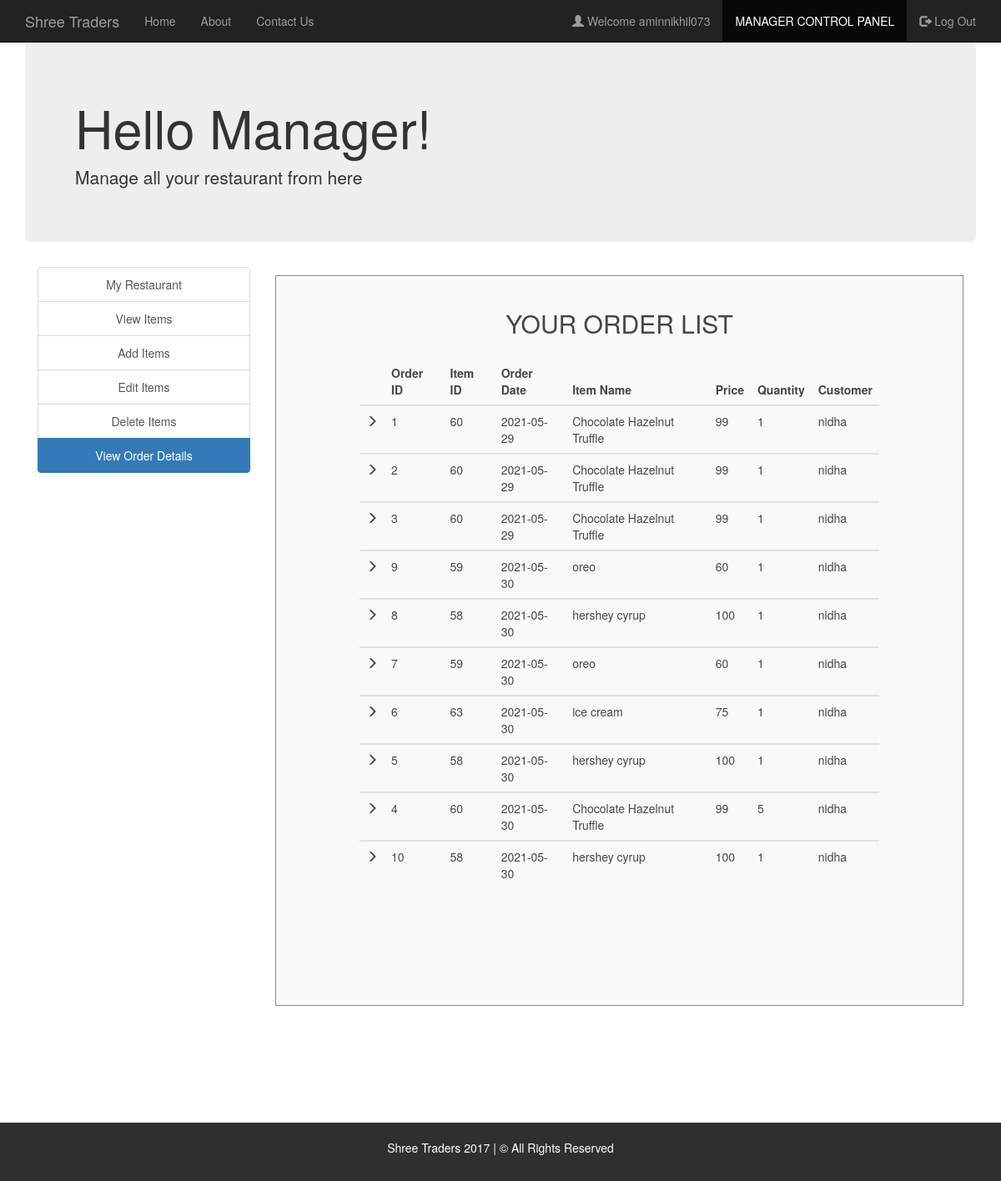
The page /view_order_details.php (signed in) on the database its author committed.
### tables this page shows
CREATE TABLE IF NOT EXISTS `manager` (
  `username` varchar(30) NOT NULL,
  `fullname` varchar(30) NOT NULL,
  `email` varchar(30) NOT NULL,
  `contact` varchar(30) NOT NULL,
  `address` varchar(50) NOT NULL,
  `password` varchar(30) NOT NULL,
  PRIMARY KEY (`username`)
);

CREATE TABLE IF NOT EXISTS `orders` (
  `order_ID` int NOT NULL AUTO_INCREMENT,
  `F_ID` int NOT NULL,
  `foodname` varchar(30) NOT NULL,
  `price` int NOT NULL,
  `quantity` int NOT NULL,
  `order_date` date NOT NULL,
  `username` varchar(30) NOT NULL,
  `R_ID` int NOT NULL,
  PRIMARY KEY (`order_ID`),
  KEY `F_ID` (`F_ID`),
  KEY `username` (`username`),
  KEY `R_ID` (`R_ID`)
);

### session_m.php (called while the page is built, shortened)
<?php
$conn = Connect();
$user_check=$_SESSION['login_user1'];
$query = "SELECT username FROM MANAGER WHERE username = '$user_check'";
$ses_sql = mysqli_query($conn, $query);
$row = mysqli_fetch_assoc($ses_sql);
$login_session =$row['username'];
?>

### view_order_details.php (the view, shortened to what this page needs)
<?php
include('session_m.php');
?>
<!DOCTYPE html>
<html>
  <head>
  </head>
  <link rel="stylesheet" type = "text/css" href ="css/view_order_details.css">
  <link rel="stylesheet" type = "text/css" href ="css/bootstrap.min.css">
  <body>
    <nav class="navbar navbar-inverse navbar-fixed-top navigation-clean-search" role="navigation">
      <div class="container">
        <div class="navbar-header">
          <a class="navbar-brand" href="index.php">Shree Traders</a>
        </div>
        <div class="collapse navbar-collapse " id="myNavbar">
          <ul class="nav navbar-nav">
            <li><a href="index.php">Home</a></li>
            <li><a href="aboutus.php">About</a></li>
            <li><a href="contactus.php">Contact Us</a></li>
          </ul>
          <ul class="nav navbar-nav navbar-right">
            <li><a href="#"><span class="glyphicon glyphicon-user"></span> Welcome <?php echo $login_session; ?> </a></li>
            <li class="active"> <a href="managerlogin.php">MANAGER CONTROL PANEL</a></li>
            <li><a href="logout_m.php"><span class="glyphicon glyphicon-log-out"></span> Log Out </a></li>
          </ul>
        </div>
      </div>
    </nav>
<div class="container">
    <div class="jumbotron">
     <h1>Hello Manager! </h1>
     <p>Manage all your restaurant from here</p>
    </div>
    </div>
<div class="container">
    	<div class="col-xs-3" style="text-align: center;">
    	<div class="list-group">
    		<a href="myrestaurant.php" class="list-group-item ">My Restaurant</a>
    		<a href="view_food_items.php" class="list-group-item">View Items</a>
    		<a href="add_food_items.php" class="list-group-item ">Add Items</a>
    		<a href="edit_food_items.php" class="list-group-item ">Edit Items</a>
    		<a href="delete_food_items.php" class="list-group-item ">Delete  Items</a>
        <a href="view_order_details.php" class="list-group-item active">View Order Details</a>
    	</div>
    </div>
    <div class="col-xs-9">
      <div class="form-area" style="padding: 0px 100px 100px 100px;">
        <form action="" method="POST">
        <br style="clear: both">
          <h3 style="margin-bottom: 25px; text-align: center; font-size: 30px;"> YOUR ORDER LIST </h3>
<?php
$user_check=$_SESSION['login_user1'];
$sql = "SELECT * FROM orders o WHERE o.R_ID IN (SELECT r.R_ID FROM shop r WHERE r.M_ID='$user_check') ORDER BY order_date";
$result = mysqli_query($conn, $sql);
if (mysqli_num_rows($result) > 0)
{
  ?>
  <table class="table table-striped">
    <thead class="thead-dark">
      <tr>
        <th>  </th>
        <th> Order ID </th>
        <th> Item ID </th>
        <th> Order Date </th>
        <th> Item Name </th>
        <th> Price </th>
        <th> Quantity </th>
        <th> Customer </th>
      </tr>
    </thead>
    <?PHP
      while($row = mysqli_fetch_assoc($result)){
    ?>
  <tbody>
    <tr>
      <td> <span class="glyphicon glyphicon-menu-right"></span> </td>
      <td><?php echo $row["order_ID"]; ?></td>
      <td><?php echo $row["F_ID"]; ?></td>
      <td><?php echo $row["order_date"]; ?></td>
      <td><?php echo $row["foodname"]; ?></td>
      <td><?php echo $row["price"]; ?></td>
      <td><?php echo $row["quantity"]; ?></td>
      <td><?php echo $row["username"]; ?></td>
    </tr>
  </tbody>
  <?php } ?>
  </table>
    <br>
  <?php } else { ?>
  <h4><center>0 RESULTS</center> </h4>
  <?php } ?>
        </form>
        </div>
    </div>
</div>
<br>
<br>
<br>
<br>
  </body>
  <footer class="container-fluid bg-4 text-center">
  <br>
  <p> Shree Traders 2017 | &copy All Rights Reserved </p>
  <br>
  </footer>
</html>

### css/view_order_details.css (style rules this page uses)
body,html { height: 100%; }
body { padding-top: 50px; background-image: url('headerimg2.jpg'); background-repeat: repeat; background-size: 100%; }
.bg-4 { background-color: #2f2f2f; color: #ffffff; }
footer { display: block; }
.form-area { background-color: #FAFAFA; padding: 10px 40px 60px; margin: 10px 0px 60px; border: 1px solid GREY; opacity:0.9; }

### rows shown on the page
manager: username "aminnikhil073"
orders: order_ID "1", F_ID "60", order_date "2021-05-29", foodname "Chocolate Hazelnut Truffle", price "99", quantity "1", username "nidha"
orders: order_ID "2", F_ID "60", order_date "2021-05-29", foodname "Chocolate Hazelnut Truffle", price "99", quantity "1", username "nidha"
orders: order_ID "3", F_ID "60", order_date "2021-05-29", foodname "Chocolate Hazelnut Truffle", price "99", quantity "1", username "nidha"
orders: order_ID "9", F_ID "59", order_date "2021-05-30", foodname "oreo", price "60", quantity "1", username "nidha"
orders: order_ID "8", F_ID "58", order_date "2021-05-30", foodname "hershey cyrup", price "100", quantity "1", username "nidha"
orders: order_ID "7", F_ID "59", order_date "2021-05-30", foodname "oreo", price "60", quantity "1", username "nidha"
orders: order_ID "6", F_ID "63", order_date "2021-05-30", foodname "ice cream", price "75", quantity "1", username "nidha"
orders: order_ID "5", F_ID "58", order_date "2021-05-30", foodname "hershey cyrup", price "100", quantity "1", username "nidha"
orders: order_ID "4", F_ID "60", order_date "2021-05-30", foodname "Chocolate Hazelnut Truffle", price "99", quantity "5", username "nidha"
orders: order_ID "10", F_ID "58", order_date "2021-05-30", foodname "hershey cyrup", price "100", quantity "1", username "nidha"
